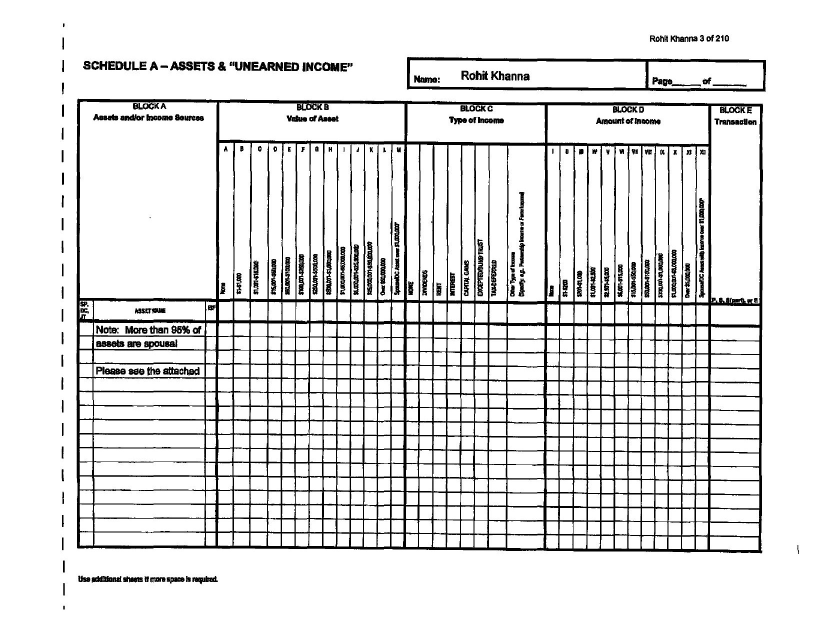
#> input picture docs/2019-2/pages/page-003.jpg, 1627 x 1260 px, given in place of page-003.jpg.jpg, which was not available (shown at 1/2 size)
$ python scratch2.py docs/2019-2/pages/page-003.jpg
#> lines starting #> are read from the running program, lines starting #| are printed output that depends on the picture; after the words box and inside, x2 and y2 are one past the last pixel; in counts of white or black regions, pixels touching at a corner belong together; pictures that were not available may be replaced by others from this repository, and a replacement may not be noted
import sys
from PIL import Image
import numpy as np

page=sys.argv[1]
im=Image.open(f'docs/2019-2/pages/page-{page}.jpg').convert('L')
a=np.array(im); H,W=a.shape
#> after `H, W = a.shape`: H = 1260; W = 1627
b=(a<120).astype(np.uint8)
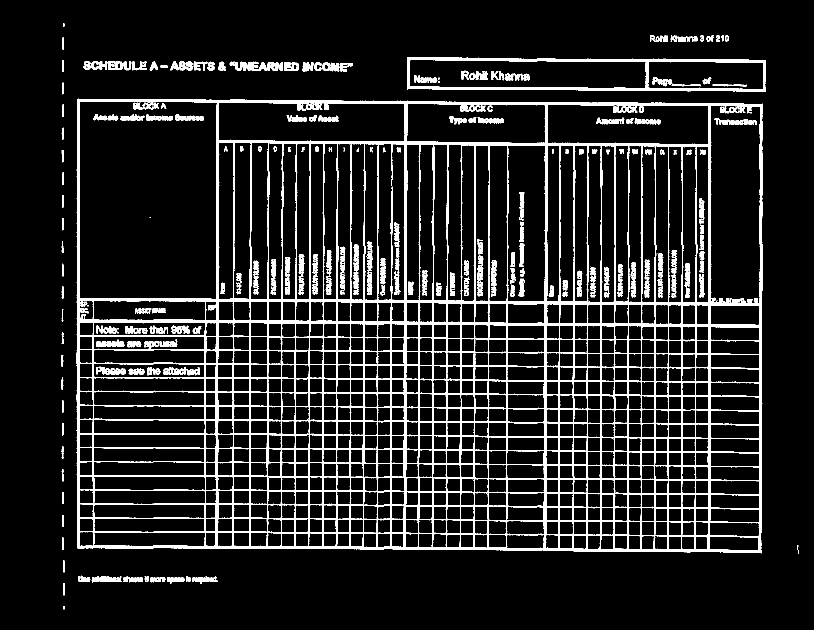
#> b: shape (1260, 1627) (shown at 1/2 size); values 0 (black) and 1 (white), 10.9% white; 254 white regions (23 under 20 px), largest, box (x1, y1, x2, y2) and area: (153, 197, 1526, 1107) 172701, (814, 114, 1532, 184) 8440, (734, 483, 746, 590) 752

# ---- find asset name rows (left text block) ----
left = b[:,120:600]
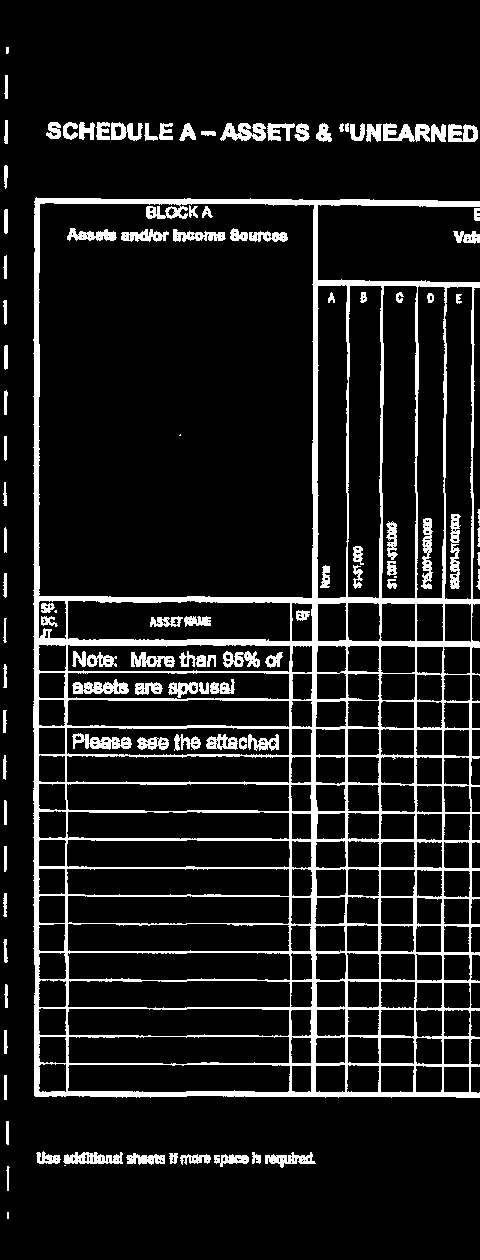
#> left: shape (1260, 480); values 0 (black) and 1 (white), 10.9% white; 110 white regions (6 under 20 px), largest, box (x1, y1, x2, y2) and area: (33, 197, 480, 1098) 48137, (383, 123, 430, 142) 559, (72, 733, 132, 750) 546
rs = left.sum(axis=1)
#> rs = 1260 values, max 449 at index 868, min 0 at index 0, mean 52.56
rows=[]
y=0
while y<H:
    if rs[y]>2:
        y0=y
        while y<H and rs[y]>2: y+=1
        y1=y
        if y1-y0>=3:
            rows.append((y0,y1))
    else:
        y+=1
#> after the loop, rows = [(47, 53), (75, 99), (120, 144), (166, 182), (198, 1100), (1121, 1144), (1152, 1168)]; y = 1260
# merge close bands (<6px gap)
merged=[]
for band in rows:
    if merged and band[0]-merged[-1][1]<5:
        merged[-1]=(merged[-1][0],band[1])
    else:
        merged.append(band)
#> this loop made 7 passes
#> after the loop, merged has the same summary as rows
print("num name rows:", len(merged))
#| num name rows: 7

# ---- find matrix columns from header/all ink ----
mx0=640
mat=b[:, mx0:]
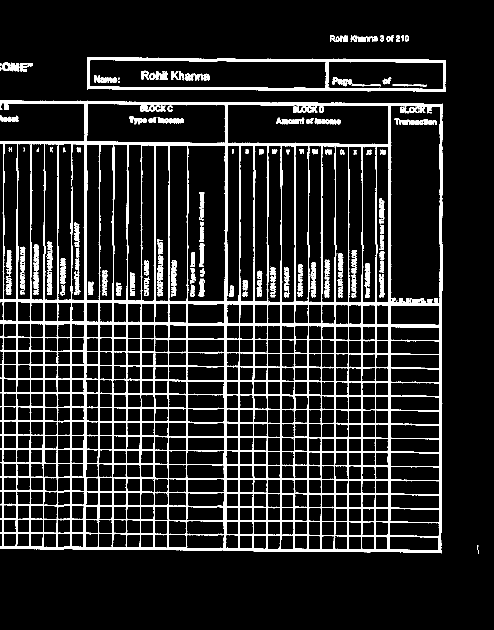
#> mat: shape (1260, 987) (shown at 1/2 size); values 0 (black) and 1 (white), 12.2% white; 145 white regions (19 under 20 px), largest, box (x1, y1, x2, y2) and area: (0, 201, 886, 1107) 119850, (174, 114, 892, 184) 8440, (94, 483, 106, 590) 752
cs=mat.sum(axis=0)
#> cs = 987 values, max 928 at index 778, min 0 at index 892, mean 153.7
# find peaks: contiguous cols with ink
cols=[]
x=0
Wm=cs.shape[0]
#> Wm = 987
while x<Wm:
    if cs[x]>1:
        x0=x
        while x<Wm and cs[x]>1: x+=1
        x1=x
        cols.append(((x0+x1)//2 + mx0, cs[x0:x1].sum(), x0+mx0, x1+mx0))
    else:
        x+=1
#> after the loop, cols = [(1086, 151657, 640, 1532), (1596, 24, 1595, 1598)]; x = 987
print("col clusters (center, inksum, x0, x1):")
for c in cols: print(c)
#> this loop made 2 passes
#| (1086, 151657, 640, 1532)
#| (1596, 24, 1595, 1598)
